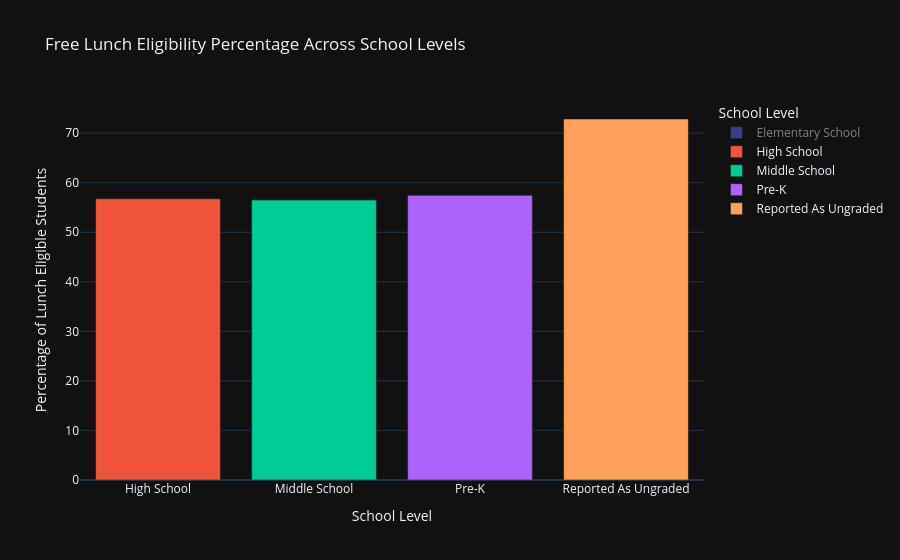

The cell this chart's notebook holds for it:
### Code cell
import plotly.io as pio
import plotly.express as px

fig = px.bar(
    grouped_by_school_level,
    x='SCHOOL_LEVEL',
    y='PERCENT_LUNCH_ELIGIBLE',
    title='Free Lunch Eligibility Percentage Across School Levels',
    labels={'SCHOOL_LEVEL': 'School Level', 'PERCENT_LUNCH_ELIGIBLE': 'Percentage of Lunch Eligible Students'},
    color='SCHOOL_LEVEL',  
    template='plotly_dark',  
    height=600
)


fig.show()

### Figure 1 — Plotly figure (JSON) as saved in the notebook; plotly's stock layout.template omitted (floating-point values rounded to 4 significant figures)
{"data": [{"alignmentgroup": "True", "hovertemplate": "School Level=%{x}<br>Percentage of Lunch Eligible Students=%{y}<extra></extra>", "legendgroup": "Elementary School", "marker": {"color": "#636efa", "pattern": {"shape": ""}}, "name": "Elementary School", "offsetgroup": "Elementary School", "orientation": "v", "showlegend": true, "textposition": "auto", "type": "bar", "visible": "legendonly", "x": ["Elementary School"], "xaxis": "x", "y": [58.39], "yaxis": "y"}, {"alignmentgroup": "True", "hovertemplate": "School Level=%{x}<br>Percentage of Lunch Eligible Students=%{y}<extra></extra>", "legendgroup": "High School", "marker": {"color": "#EF553B", "pattern": {"shape": ""}}, "name": "High School", "offsetgroup": "High School", "orientation": "v", "showlegend": true, "textposition": "auto", "type": "bar", "x": ["High School"], "xaxis": "x", "y": [56.76], "yaxis": "y"}, {"alignmentgroup": "True", "hovertemplate": "School Level=%{x}<br>Percentage of Lunch Eligible Students=%{y}<extra></extra>", "legendgroup": "Middle School", "marker": {"color": "#00cc96", "pattern": {"shape": ""}}, "name": "Middle School", "offsetgroup": "Middle School", "orientation": "v", "showlegend": true, "textposition": "auto", "type": "bar", "x": ["Middle School"], "xaxis": "x", "y": [56.5], "yaxis": "y"}, {"alignmentgroup": "True", "hovertemplate": "School Level=%{x}<br>Percentage of Lunch Eligible Students=%{y}<extra></extra>", "legendgroup": "Pre-K", "marker": {"color": "#ab63fa", "pattern": {"shape": ""}}, "name": "Pre-K", "offsetgroup": "Pre-K", "orientation": "v", "showlegend": true, "textposition": "auto", "type": "bar", "x": ["Pre-K"], "xaxis": "x", "y": [57.45], "yaxis": "y"}, {"alignmentgroup": "True", "hovertemplate": "School Level=%{x}<br>Percentage of Lunch Eligible Students=%{y}<extra></extra>", "legendgroup": "Reported As Ungraded", "marker": {"color": "#FFA15A", "pattern": {"shape": ""}}, "name": "Reported As Ungraded", "offsetgroup": "Reported As Ungraded", "orientation": "v", "showlegend": true, "textposition": "auto", "type": "bar", "x": ["Reported As Ungraded"], "xaxis": "x", "y": [72.86], "yaxis": "y"}], "layout": {"autosize": true, "barmode": "relative", "legend": {"title": {"text": "School Level"}, "tracegroupgap": 0}, "title": {"text": "Free Lunch Eligibility Percentage Across School Levels"}, "xaxis": {"anchor": "y", "autorange": true, "categoryarray": ["Elementary School", "High School", "Middle School", "Pre-K", "Reported As Ungraded"], "categoryorder": "array", "domain": [0, 1], "range": [0.5, 4.5], "title": {"text": "School Level"}, "type": "category"}, "yaxis": {"anchor": "x", "autorange": true, "domain": [0, 1], "range": [0, 76.7], "title": {"text": "Percentage of Lunch Eligible Students"}, "type": "linear"}}}
